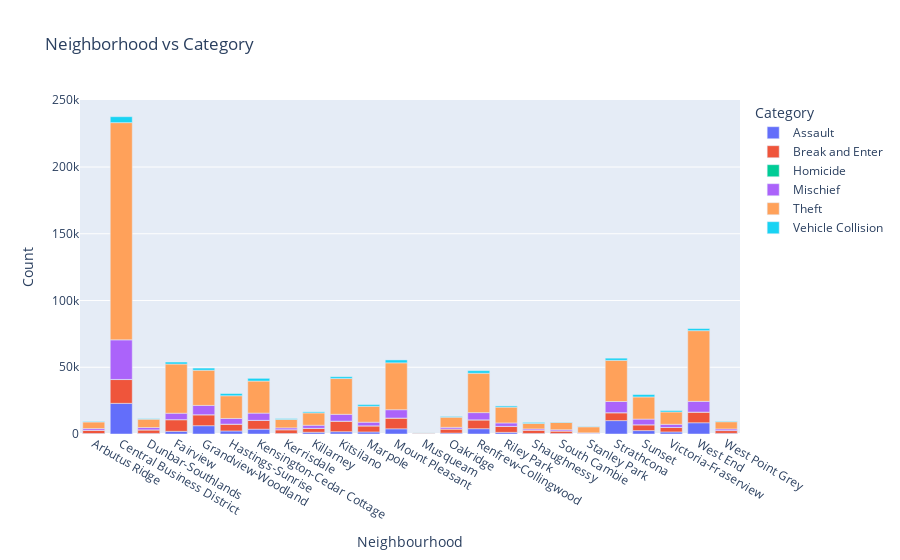

Notebook code cell kept with this figure:
### Code cell
import plotly.express as px
neighbourhood_category_counts = crime_data.groupby(['neighbourhood', 'category']).size().reset_index(name='count')
fig = px.bar(neighbourhood_category_counts,
             x='neighbourhood',
             y='count',
             color='category',
             title='Neighborhood vs Category',
             labels={'neighbourhood': 'Neighbourhood', 'count': 'Count', 'category': 'Category'})
fig.show()

### Figure 1 — Plotly figure (JSON) as saved in the notebook; plotly's stock layout.template omitted (floating-point values rounded to 4 significant figures)
{"data": [{"alignmentgroup": "True", "hovertemplate": "Category=Assault<br>Neighbourhood=%{x}<br>Count=%{y}<extra></extra>", "legendgroup": "Assault", "marker": {"color": "#636efa", "pattern": {"shape": ""}}, "name": "Assault", "offsetgroup": "Assault", "orientation": "v", "showlegend": true, "textposition": "auto", "type": "bar", "x": ["Arbutus Ridge", "Central Business District", "Dunbar-Southlands", "Fairview", "Grandview-Woodland", "Hastings-Sunrise", "Kensington-Cedar Cottage", "Kerrisdale", "Killarney", "Kitsilano", "Marpole", "Mount Pleasant", "Musqueam", "Oakridge", "Renfrew-Collingwood", "Riley Park", "Shaughnessy", "South Cambie", "Stanley Park", "Strathcona", "Sunset", "Victoria-Fraserview", "West End", "West Point Grey"], "xaxis": "x", "y": [365, 22965, 445, 2001, 6219, 2272, 3623, 396, 1308, 1720, 1525, 3892, 298, 678, 3967, 1229, 404, 401, 339, 10035, 2556, 1546, 8430, 478], "yaxis": "y"}, {"alignmentgroup": "True", "hovertemplate": "Category=Break and Enter<br>Neighbourhood=%{x}<br>Count=%{y}<extra></extra>", "legendgroup": "Break and Enter", "marker": {"color": "#EF553B", "pattern": {"shape": ""}}, "name": "Break and Enter", "offsetgroup": "Break and Enter", "orientation": "v", "showlegend": true, "textposition": "auto", "type": "bar", "x": ["Arbutus Ridge", "Central Business District", "Dunbar-Southlands", "Fairview", "Grandview-Woodland", "Hastings-Sunrise", "Kensington-Cedar Cottage", "Kerrisdale", "Killarney", "Kitsilano", "Marpole", "Mount Pleasant", "Musqueam", "Oakridge", "Renfrew-Collingwood", "Riley Park", "Shaughnessy", "South Cambie", "Stanley Park", "Strathcona", "Sunset", "Victoria-Fraserview", "West End", "West Point Grey"], "xaxis": "x", "y": [2463, 17823, 2662, 8753, 8204, 5111, 6592, 2826, 2918, 7916, 4593, 8067, 122, 3080, 6626, 4488, 2528, 1872, 183, 5903, 4356, 3326, 7977, 2097], "yaxis": "y"}, {"alignmentgroup": "True", "hovertemplate": "Category=Homicide<br>Neighbourhood=%{x}<br>Count=%{y}<extra></extra>", "legendgroup": "Homicide", "marker": {"color": "#00cc96", "pattern": {"shape": ""}}, "name": "Homicide", "offsetgroup": "Homicide", "orientation": "v", "showlegend": true, "textposition": "auto", "type": "bar", "x": ["Arbutus Ridge", "Central Business District", "Dunbar-Southlands", "Fairview", "Grandview-Woodland", "Hastings-Sunrise", "Kensington-Cedar Cottage", "Kerrisdale", "Killarney", "Kitsilano", "Marpole", "Mount Pleasant", "Oakridge", "Renfrew-Collingwood", "Riley Park", "Shaughnessy", "South Cambie", "Stanley Park", "Strathcona", "Sunset", "Victoria-Fraserview", "West End", "West Point Grey"], "xaxis": "x", "y": [2, 79, 1, 7, 20, 17, 20, 3, 13, 7, 7, 16, 2, 22, 7, 1, 3, 4, 36, 21, 10, 13, 4], "yaxis": "y"}, {"alignmentgroup": "True", "hovertemplate": "Category=Mischief<br>Neighbourhood=%{x}<br>Count=%{y}<extra></extra>", "legendgroup": "Mischief", "marker": {"color": "#ab63fa", "pattern": {"shape": ""}}, "name": "Mischief", "offsetgroup": "Mischief", "orientation": "v", "showlegend": true, "textposition": "auto", "type": "bar", "x": ["Arbutus Ridge", "Central Business District", "Dunbar-Southlands", "Fairview", "Grandview-Woodland", "Hastings-Sunrise", "Kensington-Cedar Cottage", "Kerrisdale", "Killarney", "Kitsilano", "Marpole", "Mount Pleasant", "Musqueam", "Oakridge", "Renfrew-Collingwood", "Riley Park", "Shaughnessy", "South Cambie", "Stanley Park", "Strathcona", "Sunset", "Victoria-Fraserview", "West End", "West Point Grey"], "xaxis": "x", "y": [1237, 29654, 1730, 4810, 6974, 4228, 5413, 1386, 2317, 5098, 2722, 6233, 135, 1240, 5407, 2552, 887, 933, 343, 8375, 4226, 2370, 8037, 1211], "yaxis": "y"}, {"alignmentgroup": "True", "hovertemplate": "Category=Theft<br>Neighbourhood=%{x}<br>Count=%{y}<extra></extra>", "legendgroup": "Theft", "marker": {"color": "#FFA15A", "pattern": {"shape": ""}}, "name": "Theft", "offsetgroup": "Theft", "orientation": "v", "showlegend": true, "textposition": "auto", "type": "bar", "x": ["Arbutus Ridge", "Central Business District", "Dunbar-Southlands", "Fairview", "Grandview-Woodland", "Hastings-Sunrise", "Kensington-Cedar Cottage", "Kerrisdale", "Killarney", "Kitsilano", "Marpole", "Mount Pleasant", "Musqueam", "Oakridge", "Renfrew-Collingwood", "Riley Park", "Shaughnessy", "South Cambie", "Stanley Park", "Strathcona", "Sunset", "Victoria-Fraserview", "West End", "West Point Grey"], "xaxis": "x", "y": [4939, 162740, 6279, 36833, 26375, 17027, 24027, 6287, 9234, 26799, 11924, 35110, 384, 7594, 29491, 11856, 4089, 5478, 4528, 30845, 16604, 9247, 52953, 5410], "yaxis": "y"}, {"alignmentgroup": "True", "hovertemplate": "Category=Vehicle Collision<br>Neighbourhood=%{x}<br>Count=%{y}<extra></extra>", "legendgroup": "Vehicle Collision", "marker": {"color": "#19d3f3", "pattern": {"shape": ""}}, "name": "Vehicle Collision", "offsetgroup": "Vehicle Collision", "orientation": "v", "showlegend": true, "textposition": "auto", "type": "bar", "x": ["Arbutus Ridge", "Central Business District", "Dunbar-Southlands", "Fairview", "Grandview-Woodland", "Hastings-Sunrise", "Kensington-Cedar Cottage", "Kerrisdale", "Killarney", "Kitsilano", "Marpole", "Mount Pleasant", "Musqueam", "Oakridge", "Renfrew-Collingwood", "Riley Park", "Shaughnessy", "South Cambie", "Stanley Park", "Strathcona", "Sunset", "Victoria-Fraserview", "West End", "West Point Grey"], "xaxis": "x", "y": [395, 4446, 382, 1503, 1596, 1669, 2030, 645, 807, 1382, 1278, 2174, 77, 570, 1925, 894, 766, 298, 291, 1615, 1792, 1094, 1592, 402], "yaxis": "y"}], "layout": {"barmode": "relative", "legend": {"title": {"text": "Category"}, "tracegroupgap": 0}, "title": {"text": "Neighborhood vs Category"}, "xaxis": {"anchor": "y", "domain": [0, 1], "title": {"text": "Neighbourhood"}}, "yaxis": {"anchor": "x", "domain": [0, 1], "title": {"text": "Count"}}}}
